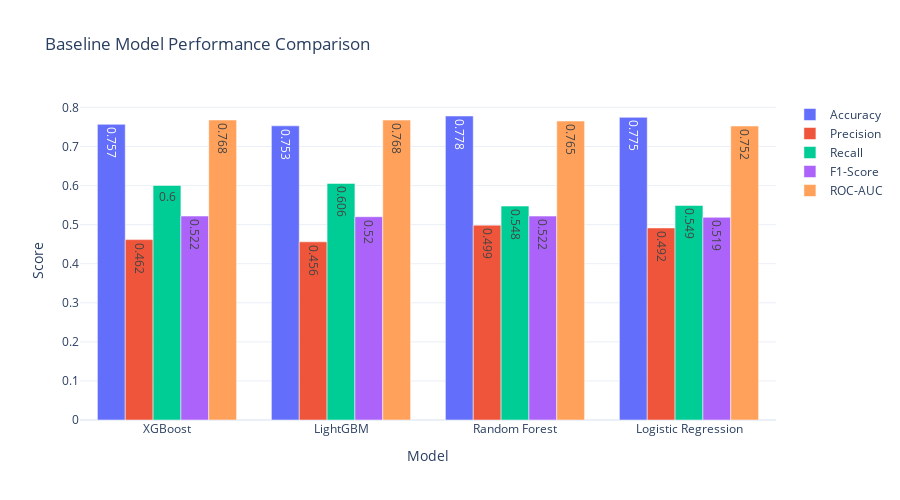

This figure's notebook cell:
### Code cell
# Baseline Model Comparison

# Create comparison DataFrame
comparison_data = []
for model_name, results in baseline_results.items():
    row = {'Model': model_name}
    row.update(results['metrics'])
    comparison_data.append(row)

baseline_comparison = pd.DataFrame(comparison_data).sort_values('ROC-AUC', ascending=False)

print("Baseline Model Performance:\n")
display(baseline_comparison.style.format({
    'Accuracy': '{:.4f}', 'Precision': '{:.4f}', 'Recall': '{:.4f}',
    'F1-Score': '{:.4f}', 'ROC-AUC': '{:.4f}'
}).background_gradient(subset=['ROC-AUC'], cmap='YlGn'))

best_model_name = baseline_comparison.iloc[0]['Model']
best_model_result = baseline_results[best_model_name]
print(f"\nBest Model: {best_model_name} (ROC-AUC: {best_model_result['metrics']['ROC-AUC']:.4f})")

# Visualization: Model Performance
fig = go.Figure()
metrics_to_plot = ['Accuracy', 'Precision', 'Recall', 'F1-Score', 'ROC-AUC']

for metric in metrics_to_plot:
    fig.add_trace(go.Bar(
        name=metric,
        x=baseline_comparison['Model'],
        y=baseline_comparison[metric],
        text=baseline_comparison[metric].round(3),
        textposition='auto',
    ))

fig.update_layout(
    title='Baseline Model Performance Comparison',
    xaxis_title='Model', yaxis_title='Score',
    barmode='group', height=500, template='plotly_white'
)
fig.show()

### Figure 1 — Plotly figure (JSON) as saved in the notebook; plotly's stock layout.template omitted (floating-point values rounded to 4 significant figures)
{"data": [{"name": "Accuracy", "text": [0.757, 0.753, 0.778, 0.775], "textposition": "auto", "type": "bar", "x": ["XGBoost", "LightGBM", "Random Forest", "Logistic Regression"], "y": [0.7567, 0.7529, 0.7781, 0.7746]}, {"name": "Precision", "text": [0.462, 0.456, 0.499, 0.492], "textposition": "auto", "type": "bar", "x": ["XGBoost", "LightGBM", "Random Forest", "Logistic Regression"], "y": [0.4617, 0.456, 0.4986, 0.4916]}, {"name": "Recall", "text": [0.6, 0.606, 0.548, 0.549], "textposition": "auto", "type": "bar", "x": ["XGBoost", "LightGBM", "Random Forest", "Logistic Regression"], "y": [0.6003, 0.6056, 0.5475, 0.549]}, {"name": "F1-Score", "text": [0.522, 0.52, 0.522, 0.519], "textposition": "auto", "type": "bar", "x": ["XGBoost", "LightGBM", "Random Forest", "Logistic Regression"], "y": [0.522, 0.5202, 0.5219, 0.5187]}, {"name": "ROC-AUC", "text": [0.768, 0.768, 0.765, 0.752], "textposition": "auto", "type": "bar", "x": ["XGBoost", "LightGBM", "Random Forest", "Logistic Regression"], "y": [0.7679, 0.7677, 0.7652, 0.7524]}], "layout": {"barmode": "group", "height": 500, "title": {"text": "Baseline Model Performance Comparison"}, "xaxis": {"title": {"text": "Model"}}, "yaxis": {"title": {"text": "Score"}}}}
